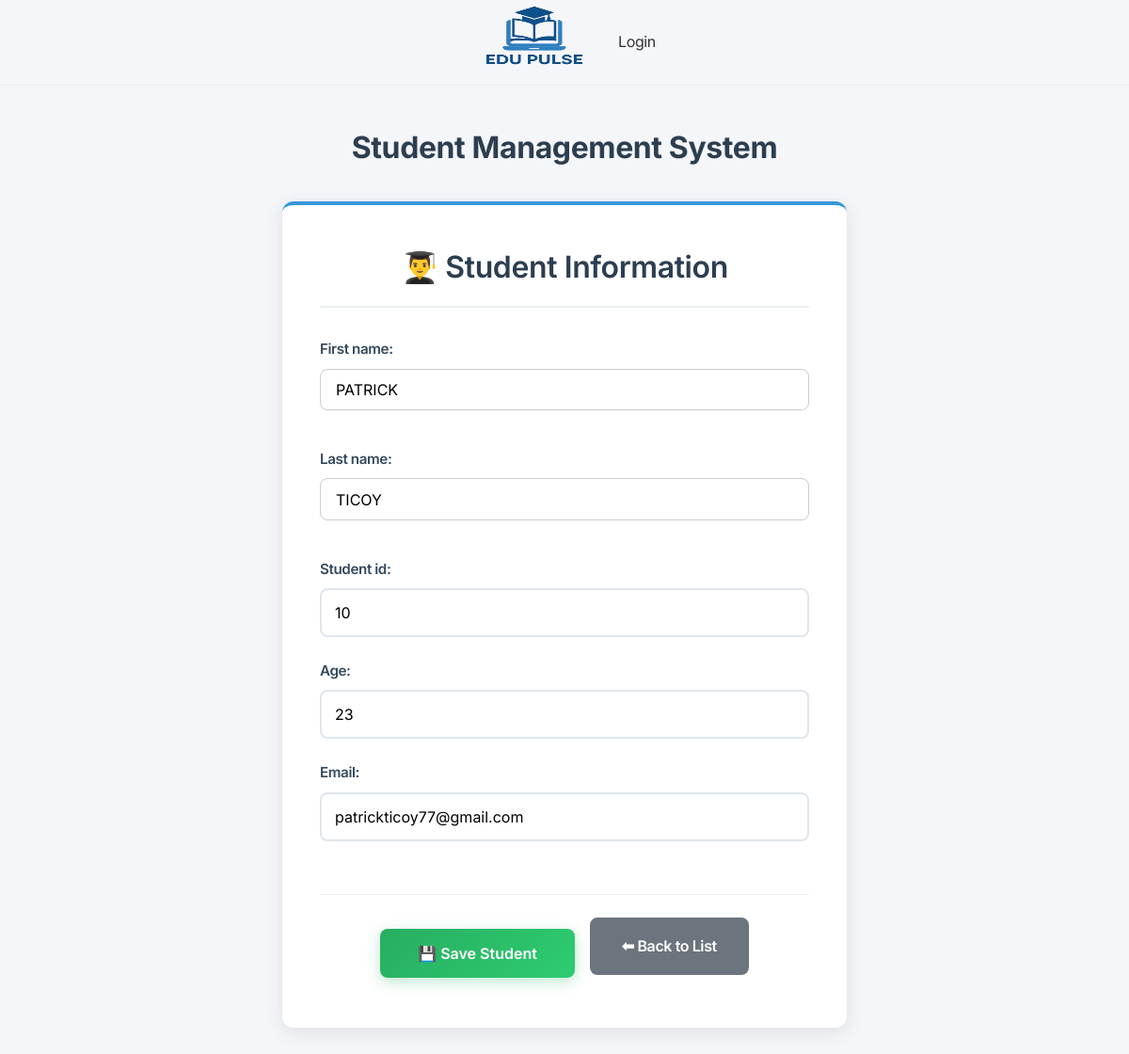
The page /students/1/update/ on the database its author committed.
### app/models.py (models this page shows, shortened)
class Student(models.Model):
    first_name = models.CharField(max_length=100)
    last_name = models.CharField(max_length=100)
    student_id = models.IntegerField()
    section = models.CharField(max_length=100)
    age = models.IntegerField()
    email = models.EmailField()

### app/views.py (the view)
# urls.py: path('students/<int:pk>/update/', StudentUpdateView.as_view(), name='student_update'),
class StudentUpdateView(UpdateView):
    model = Student
    fields = ['first_name','last_name','student_id','student_id', 'age', 'email']
    template_name = 'app/student_form.html'
    success_url = reverse_lazy('student_list')

### app/templates/app/student_form.html (shortened to what this page needs)
{% extends 'app/base.html' %}
{% block content %}
<div class="student-form-container">
  <h2 class="form-header">👨‍🎓 Student Information</h2>
  <form method="post" class="student-form">
    {{ form.as_p }}
    <div class="form-actions">
      <button type="submit" class="btn-save">💾 Save Student</button>
      <a href="{% url 'student_list' %}" class="btn-back">⬅ Back to List</a>
    </div>
  </form>
</div>
{% endblock %}

### static/css/navbar.css (style rules this page uses)
* { margin: 0; padding: 0; box-sizing: border-box; font-family: "Inter", sans-serif; }
:root { --dark-grey: #333333; --medium-grey: #636363; --light-grey: #eeeeee; --ash: #f4f4f4; --primary-color: #2b72fb; --white: white; --border: 1px solid var(--light-grey); --shadow: rgba(0, 0, 0, 0.05) 0px 6px 24px 0px, rgba(0, 0, 0, 0.08) 0px 0px 0px 1px; }
body { font-family: inherit; background-color: var(--white); color: var(--dark-grey); letter-spacing: -0.4px; }
a { text-decoration: none; color: inherit; }
button { border: none; background-color: transparent; cursor: pointer; color: inherit; }

### static/css/post.css (style rules this page uses)
form { display: flex; flex-direction: column; }
form input[type="text"], form textarea { padding: 0.7rem 1rem; margin-bottom: 1rem; border: 1px solid #ccc; border-radius: 8px; font-size: 1rem; }
.btn-back { display: inline-block; margin-bottom: 1rem; background-color: #f1f1f1; padding: 0.4rem 1rem; border-radius: 6px; color: #333; text-decoration: none; font-weight: 500; }

### app/templates/app/base.html (style rules this page uses)
* { margin: 0; padding: 0; box-sizing: border-box; }
body { font-family: 'Segoe UI', Tahoma, Geneva, Verdana, sans-serif; background-color: #f5f6fa; color: #333; line-height: 1.6; }

### app/templates/app/student_form.html (style rules this page uses)
.student-form-container { max-width: 600px; margin: 2rem auto; padding: 2.5rem; background: #ffffff; border-radius: 12px; box-shadow: 0 4px 20px rgba(0, 0, 0, 0.1); border-top: 4px solid #3498db; }
.form-header { color: #2c3e50; font-size: 2rem; font-weight: 600; margin-bottom: 2rem; text-align: center; border-bottom: 2px solid #ecf0f1; padding-bottom: 1rem; }
.student-form { display: flex; flex-direction: column; gap: 1.5rem; }
.student-form p { display: flex; flex-direction: column; margin: 0; position: relative; }
.student-form label { font-weight: 600; color: #34495e; margin-bottom: 0.5rem; font-size: 0.95rem; display: flex; align-items: center; gap: 0.3rem; }
.student-form input, .student-form select, .student-form textarea { padding: 0.875rem; border: 2px solid #e0e6ed; border-radius: 8px; font-size: 1rem; transition: all 0.3s ease; background-color: #ffffff; font-family: inherit; }
.form-actions { display: flex; gap: 1rem; justify-content: center; align-items: center; margin-top: 2rem; padding-top: 1.5rem; border-top: 1px solid #ecf0f1; flex-wrap: wrap; }
.btn-save { background: linear-gradient(135deg, #27ae60, #2ecc71); color: white; border: none; padding: 1rem 2.5rem; border-radius: 8px; font-size: 1rem; font-weight: 600; cursor: pointer; transition: all 0.3s ease; display: inline-flex; align-items: center; gap: 0.5rem; text-decoration: none; box-shadow: 0 4px 15px rgba(39, 174, 96, 0.3); }
.btn-back { background: #6c757d; color: white; text-decoration: none; padding: 1rem 2rem; border-radius: 8px; font-weight: 600; transition: all 0.3s ease; display: inline-flex; align-items: center; gap: 0.5rem; border: 2px solid #6c757d; }
.student-form-container { animation: fadeInUp 0.5s ease-out; }

### rows shown on the page
Student: first_name "PATRICK", last_name "TICOY", student_id "10", age "23", email "patrickticoy77@gmail.com"
